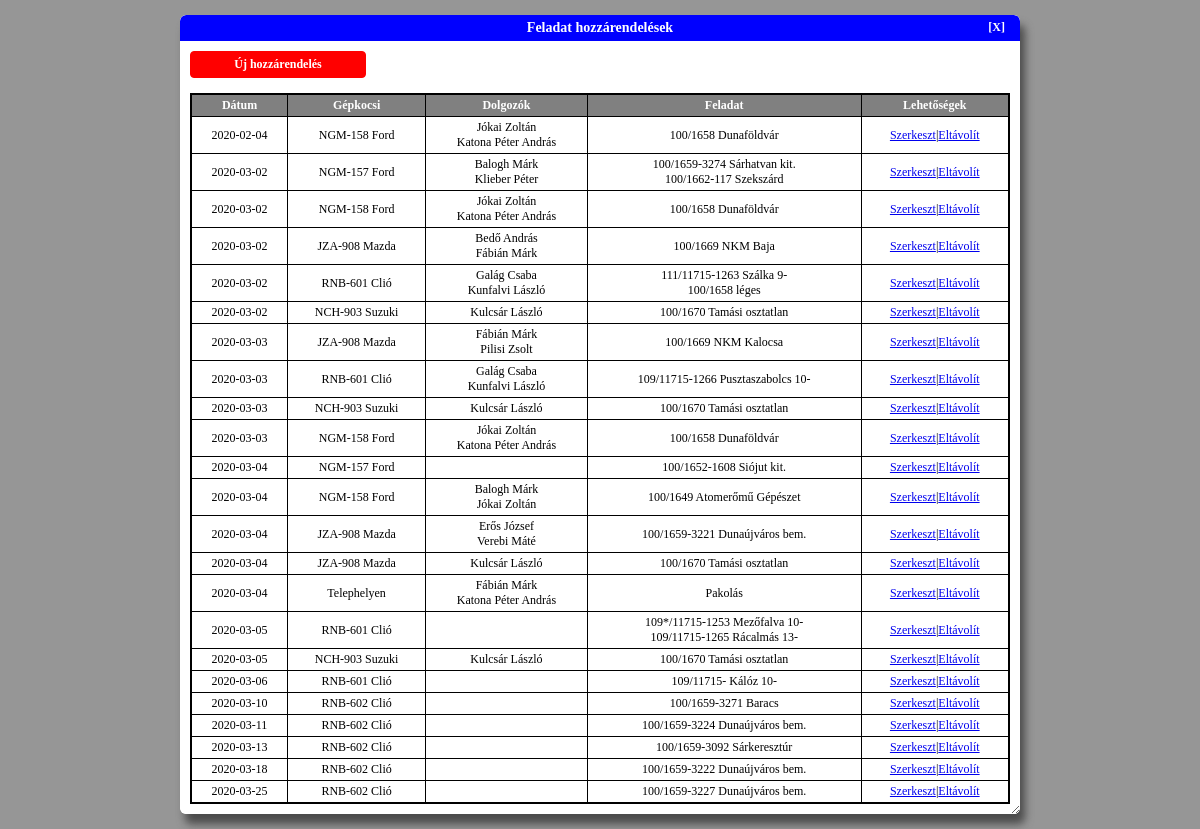
The page /index.php/gkfutas on the database its author committed.
### tables this page shows
CREATE TABLE w_gepkocsi_futas (
	gk_futas_id INTEGER NOT NULL PRIMARY KEY AUTOINCREMENT,
	gk_id INTEGER NOT NULL,
	datum TEXT NOT NULL,
	FOREIGN KEY (gk_id) REFERENCES k_gepkocsi(gk_id)
);

CREATE TABLE k_gepkocsi (
	gk_id INTEGER NOT NULL PRIMARY KEY AUTOINCREMENT,
	gepkocsi TEXT NOT NULL
);

CREATE TABLE k_dolgozo (
	dolgozo_id INTEGER NOT NULL PRIMARY KEY AUTOINCREMENT,
	dolgozo_nev TEXT NOT NULL
);

### application/controllers/gkfutas.php (called while the page is built, shortened)
<?php
class Gkfutas extends CI_Controller {
	public function index() {
		$headerdata['iscalendarview'] = FALSE;
		$menudata['iscalendarview'] = FALSE;
		$menudata['isadmin'] = $this->session->userdata('isAdmin');
		$data['futasok'] = $this->Gkfutas_model->getAllGkfutas();
		$partialviews = [
			'header' => $this->load->view('partials/header_view', $headerdata, TRUE),
			'menu' => $this->load->view('partials/menu_view', $menudata, TRUE),
			'content' => $this->load->view('admin/gkfutasok/gkfutasok_list_view', $data, TRUE),
			'footer' => $this->load->view('partials/footer_view', '', TRUE)
		];
		$this->load->view('public_template_view', $partialviews);
	}
}

### index.php (called while the page is built, shortened)
<?php
require_once BASEPATH.'core/CodeIgniter.php';

### application/models/Gkfutas_model.php (called while the page is built, shortened)
<?php
class Gkfutas_model extends CI_Model {
    public function getAllGkfutas() {
        $this->db->select('gf.gk_futas_id,gf.datum,k.gepkocsi');
        $this->db->from('w_gepkocsi_futas gf');
        $this->db->join('k_gepkocsi k', 'gf.gk_id = k.gk_id', 'inner');
        $this->db->order_by('gf.datum');
        $query = $this->db->get();
        $result = $query->result_array();
        foreach ($result as &$result_item) {
            $this->db->select('d.dolgozo_nev');
            $this->db->from('w_gepkocsi_futas gf');
            $this->db->join('w_dolgozo_kikuld dk', 'gf.gk_futas_id = dk.gk_futas_id', 'left');
            $this->db->join('k_dolgozo d', 'dk.dolgozo_id = d.dolgozo_id', 'left');
            $this->db->where('gf.gk_futas_id', $result_item['gk_futas_id']);
            $query = $this->db->get();
        }
        foreach ($result as &$result_item) {
            $this->db->select('fk.utemezheto, f.feladat_leiras');
            $this->db->from('w_gepkocsi_futas gf');
            $this->db->join('w_feladat_kiad fk', 'gf.gk_futas_id = fk.gk_futas_id', 'left');
            $this->db->join('k_feladat f', 'fk.feladat_id = f.feladat_id', 'left');
            $this->db->where('gf.gk_futas_id', $result_item['gk_futas_id']);
            $query = $this->db->get();
        }
        return $result;
    }
}
?>

### application/views/admin/gkfutasok/gkfutasok_list_view.php (the view)
<div class="adminform-container">
    <div class="adminform-title">Feladat hozzárendelések</div>
    <?php echo(anchor('home/index','[X]',array('class' => 'cancel-button'))); ?>
    <div class="adminform-body">
        <?php echo(anchor('gkfutas/create','Új hozzárendelés','class="itemcreate-button"')); ?>
        <br />
        <table class="listview-table">
            <tr>
                <th class="listview-rowheader">Dátum</th>
                <th class="listview-rowheader">Gépkocsi</th>
                <th class="listview-rowheader">Dolgozók</th>
                <th class="listview-rowheader">Feladat</th>
                <th class="listview-rowheader">Lehetőségek</th>
            </tr>
            <?php
            foreach ($futasok as $futas_item):
                ?><tr class="listview-row">
                    <td class="listview-cell"><?php echo($futas_item['datum']); ?></td>
                    <td class="listview-cell"><?php echo($futas_item['gepkocsi']); ?></td>
                    <td class="listview-cell"><?php
                        foreach ($futas_item['dolgozok'] as $dolgozo) {
                            echo($dolgozo['dolgozo_nev'].'<br />');
                        }
                    ?></td>
                    <td class="listview-cell"><?php
                        foreach ($futas_item['feladatok'] as $feladat) {
                            echo($feladat['feladat_leiras'].'<br />');
                        }
                    ?></td>
                    <td class="listview-cell"><?php
                        echo(anchor('gkfutas/edit/'.$futas_item['gk_futas_id'],'Szerkeszt'));
                        echo('|');
                        echo(anchor('gkfutas/delete/'.$futas_item['gk_futas_id'],'Eltávolít'));
                    ?></td>
                </tr>
            <?php endforeach; ?>
        </table>
    </div>
</div>

### css/mainStyles.css (style rules this page uses)
body { margin: 0px; padding: 0px; width: 100%; font-family: 'Lucida Sans Unicode'; font-size: 12px; background-color: rgb(150,150,150); }
.adminform-container { padding: 0px; margin: 15px 15%; background-color: white; border-radius: 6px; border: none; box-shadow: 5px 10px 8px rgb(75,75,75); position: relative; resize: both; overflow: auto; }
.adminform-title { padding: 5px; margin: 0px; border-radius: 6px 6px 0px 0px; background-color: blue; color: white; font-weight: bold; font-size: 14px; text-align: center; }
.adminform-body { padding: 10px; margin: 0px; border-radius: 0px 0px 6px 6px; background-color: white; color: black; font-size: 12px; word-wrap: normal; }

### css/tableStyles.css (style rules this page uses)
.listview-table { width: 100%; margin: 0px; padding: 0px; border-collapse: collapse; border: 2px solid black; }
.listview-rowheader { padding: 3px; margin: 0px; color: white; background-color: grey; font-weight: bold; text-align: center; border: 1px solid black; }
.listview-row { background-color: white; }
.listview-cell { padding: 3px; margin: 0px; text-align: center; border: 1px solid black; }

### css/controlStyles.css (style rules this page uses)
.itemcreate-button:link, .itemcreate-button:visited { margin: 0px; padding: 5px; width: 20%; background-color: rgb(255,0,0); color: white; border: 1px solid rgb(255,0,0); border-radius: 4px; font-weight: bold; text-align: center; text-decoration: none; display: block; }
a.cancel-button:link, a.cancel-button:visited { position: absolute; top: 5px; right: 15px; background-color: rgb(0, 0, 250); color: white; padding: 0px; margin: 0px; text-align: center; text-decoration: none; font-size: 12px; font-weight: bold; }

### rows shown on the page
w_gepkocsi_futas: datum "2020-02-04", gk.gepkocsi "NGM-158 Ford", feladat_leiras "100/1658 Dunaföldvár", gk_futas_id "Szerkeszt", gk_futas_id "Eltávolít"
k_dolgozo: dolgozo_nev "Jókai Zoltán"
k_dolgozo: dolgozo_nev "Katona Péter András"
w_gepkocsi_futas: datum "2020-03-02", gk.gepkocsi "NGM-157 Ford", feladat_leiras "100/1659-3274 Sárhatvan kit.", feladat_leiras "100/1662-117 Szekszárd", gk_futas_id "Szerkeszt", gk_futas_id "Eltávolít"
k_dolgozo: dolgozo_nev "Balogh Márk"
k_dolgozo: dolgozo_nev "Klieber Péter"
w_gepkocsi_futas: datum "2020-03-02", gk.gepkocsi "NGM-158 Ford", feladat_leiras "100/1658 Dunaföldvár", gk_futas_id "Szerkeszt", gk_futas_id "Eltávolít"
w_gepkocsi_futas: datum "2020-03-02", gk.gepkocsi "JZA-908 Mazda", feladat_leiras "100/1669 NKM Baja", gk_futas_id "Szerkeszt", gk_futas_id "Eltávolít"
k_dolgozo: dolgozo_nev "Bedő András"
k_dolgozo: dolgozo_nev "Fábián Márk"
w_gepkocsi_futas: datum "2020-03-02", gk.gepkocsi "RNB-601 Clió", feladat_leiras "111/11715-1263 Szálka 9-", feladat_leiras "100/1658 léges", gk_futas_id "Szerkeszt", gk_futas_id "Eltávolít"
k_dolgozo: dolgozo_nev "Galág Csaba"
k_dolgozo: dolgozo_nev "Kunfalvi László"
w_gepkocsi_futas: datum "2020-03-02", gk.gepkocsi "NCH-903 Suzuki", feladat_leiras "100/1670 Tamási osztatlan", gk_futas_id "Szerkeszt", gk_futas_id "Eltávolít"
k_dolgozo: dolgozo_nev "Kulcsár László"
w_gepkocsi_futas: datum "2020-03-03", gk.gepkocsi "JZA-908 Mazda", feladat_leiras "100/1669 NKM Kalocsa", gk_futas_id "Szerkeszt", gk_futas_id "Eltávolít"
k_dolgozo: dolgozo_nev "Pilisi Zsolt"
w_gepkocsi_futas: datum "2020-03-03", gk.gepkocsi "RNB-601 Clió", feladat_leiras "109/11715-1266 Pusztaszabolcs 10-", gk_futas_id "Szerkeszt", gk_futas_id "Eltávolít"
w_gepkocsi_futas: datum "2020-03-03", gk.gepkocsi "NCH-903 Suzuki", feladat_leiras "100/1670 Tamási osztatlan", gk_futas_id "Szerkeszt", gk_futas_id "Eltávolít"
w_gepkocsi_futas: datum "2020-03-03", gk.gepkocsi "NGM-158 Ford", feladat_leiras "100/1658 Dunaföldvár", gk_futas_id "Szerkeszt", gk_futas_id "Eltávolít"
w_gepkocsi_futas: datum "2020-03-04", gk.gepkocsi "NGM-157 Ford", feladat_leiras "100/1652-1608 Siójut kit.", gk_futas_id "Szerkeszt", gk_futas_id "Eltávolít"
w_gepkocsi_futas: datum "2020-03-04", gk.gepkocsi "NGM-158 Ford", feladat_leiras "100/1649 Atomerőmű Gépészet", gk_futas_id "Szerkeszt", gk_futas_id "Eltávolít"
w_gepkocsi_futas: datum "2020-03-04", gk.gepkocsi "JZA-908 Mazda", feladat_leiras "100/1659-3221 Dunaújváros bem.", gk_futas_id "Szerkeszt", gk_futas_id "Eltávolít"
k_dolgozo: dolgozo_nev "Erős József"
k_dolgozo: dolgozo_nev "Verebi Máté"
w_gepkocsi_futas: datum "2020-03-04", gk.gepkocsi "JZA-908 Mazda", feladat_leiras "100/1670 Tamási osztatlan", gk_futas_id "Szerkeszt", gk_futas_id "Eltávolít"
w_gepkocsi_futas: datum "2020-03-04", gk.gepkocsi "Telephelyen", feladat_leiras "Pakolás", gk_futas_id "Szerkeszt", gk_futas_id "Eltávolít"
w_gepkocsi_futas: datum "2020-03-05", gk.gepkocsi "RNB-601 Clió", feladat_leiras "109*/11715-1253 Mezőfalva 10-", feladat_leiras "109/11715-1265 Rácalmás 13-", gk_futas_id "Szerkeszt", gk_futas_id "Eltávolít"
w_gepkocsi_futas: datum "2020-03-05", gk.gepkocsi "NCH-903 Suzuki", feladat_leiras "100/1670 Tamási osztatlan", gk_futas_id "Szerkeszt", gk_futas_id "Eltávolít"
w_gepkocsi_futas: datum "2020-03-06", gk.gepkocsi "RNB-601 Clió", feladat_leiras "109/11715- Kálóz 10-", gk_futas_id "Szerkeszt", gk_futas_id "Eltávolít"
w_gepkocsi_futas: datum "2020-03-10", gk.gepkocsi "RNB-602 Clió", feladat_leiras "100/1659-3271 Baracs", gk_futas_id "Szerkeszt", gk_futas_id "Eltávolít"
w_gepkocsi_futas: datum "2020-03-11", gk.gepkocsi "RNB-602 Clió", feladat_leiras "100/1659-3224 Dunaújváros bem.", gk_futas_id "Szerkeszt", gk_futas_id "Eltávolít"
w_gepkocsi_futas: datum "2020-03-13", gk.gepkocsi "RNB-602 Clió", feladat_leiras "100/1659-3092 Sárkeresztúr", gk_futas_id "Szerkeszt", gk_futas_id "Eltávolít"
w_gepkocsi_futas: datum "2020-03-18", gk.gepkocsi "RNB-602 Clió", feladat_leiras "100/1659-3222 Dunaújváros bem.", gk_futas_id "Szerkeszt", gk_futas_id "Eltávolít"
w_gepkocsi_futas: datum "2020-03-25", gk.gepkocsi "RNB-602 Clió", feladat_leiras "100/1659-3227 Dunaújváros bem.", gk_futas_id "Szerkeszt", gk_futas_id "Eltávolít"

### other values the page prints
anchor('home/index','[X]',array('class' => 'cancel-button')) "[X]"
